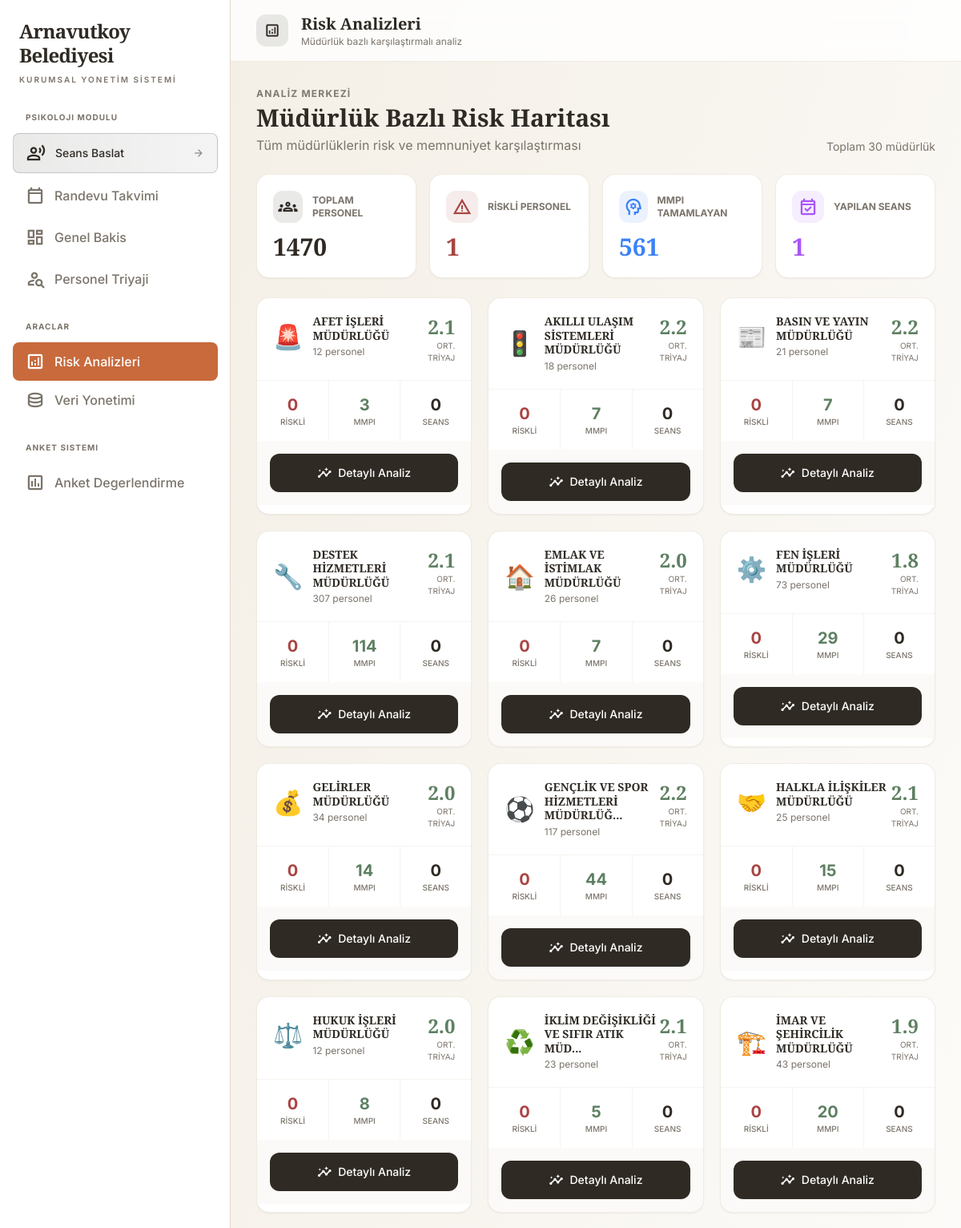
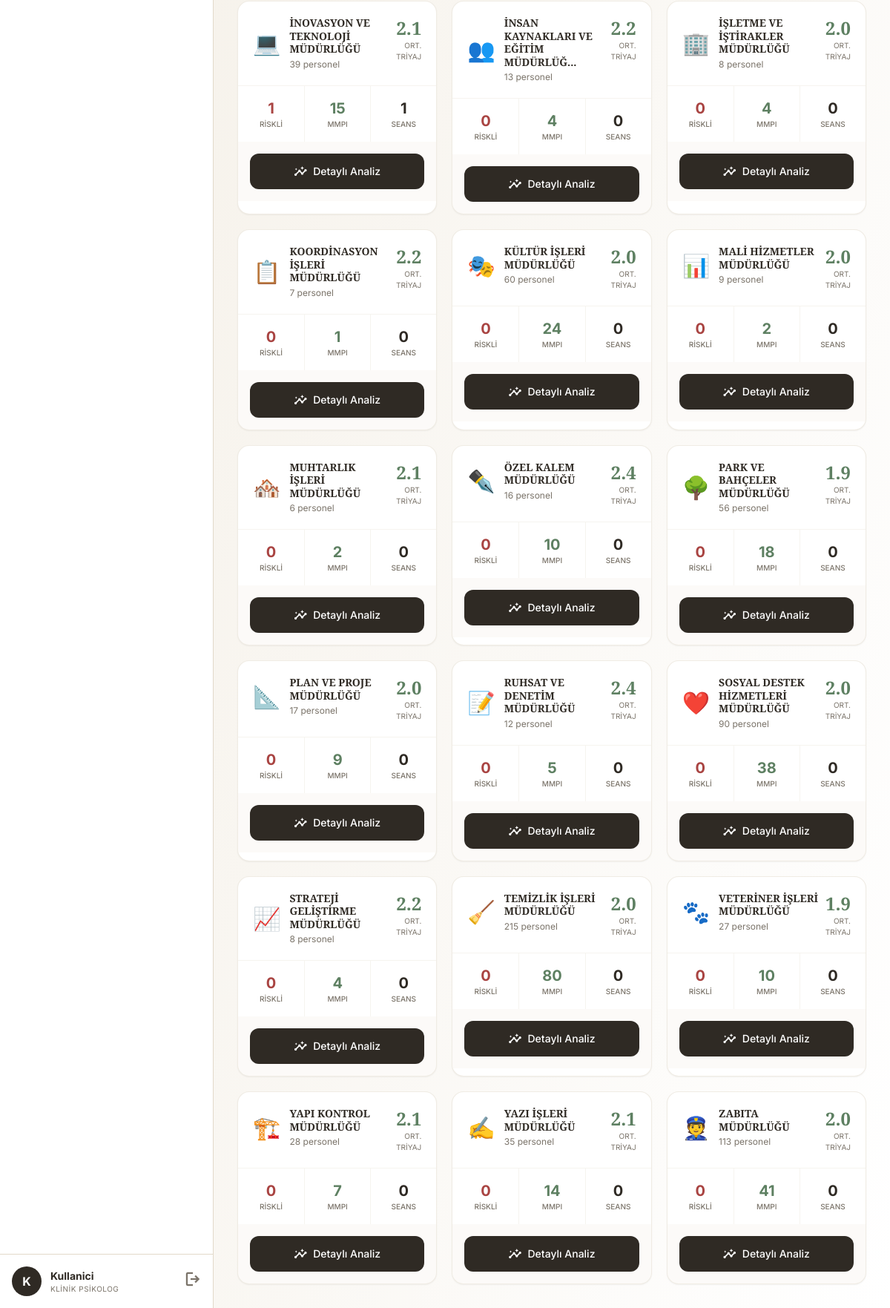
The page /psikoloji/analiz on the database its author committed (2 pictures, top to bottom).
### models.py (models this page shows, shortened)
class Mudurluk(db.Model):
    __tablename__ = 'mudurlukler'
    id = db.Column(db.Integer, primary_key=True)
    ad = db.Column(db.String(200), nullable=False, unique=True)
    emoji = db.Column(db.String(10), default='')
    genel_memnuniyet = db.Column(db.Float)
    is_stresi = db.Column(db.Float)
    jdr_talep_puani = db.Column(db.Float)
    jdr_kaynak_puani = db.Column(db.Float)
    anket_analiz_metni = db.Column(db.Text)
    created_at = db.Column(db.DateTime, default=datetime.utcnow)
    personeller = db.relationship('Personel', back_populates='mudurluk', lazy='dynamic')

### main.py (the view)
@app.route('/psikoloji/analiz')
@psikoloji_login_required
def psikoloji_analiz():
    from sqlalchemy import func
    mudurlukler_raw = db.session.query(
        Mudurluk.id, Mudurluk.ad, Mudurluk.emoji,
        func.count(Personel.id).label('personel_sayisi'),
        func.avg(Personel.triyaj_puani).label('ort_triyaj'),
        func.sum(db.case((Personel.risk_kategori.in_(['Kritik', 'Yuksek']), 1), else_=0)).label('riskli_sayi'),
        func.sum(db.case((Personel.mmpi_tarih.isnot(None), 1), else_=0)).label('mmpi_tamamlanan')
    ).select_from(Mudurluk).outerjoin(
        Personel, Personel.mudurluk_id == Mudurluk.id
    ).group_by(Mudurluk.id).all()
    seans_counts = db.session.query(
        Personel.mudurluk_id,
        func.count(Seans.id).label('seans_count')
    ).select_from(Personel).join(
        Seans, Seans.personel_id == Personel.id
    ).group_by(Personel.mudurluk_id).all()
    seans_dict = {s[0]: s[1] for s in seans_counts}
    mudurlukler = [{
        'id': m[0],
        'ad': m[1],
        'emoji': m[2] or '',
        'personel_sayisi': m[3] or 0,
        'ort_triyaj': m[4],
        'riskli_sayi': m[5] or 0,
        'mmpi_tamamlanan': m[6] or 0,
        'seans_yapilan': seans_dict.get(m[0], 0)
    } for m in mudurlukler_raw]
    return render_template('psikoloji/analiz.html', mudurlukler=mudurlukler)

### main.py (called while the page is built)
def psikoloji_login_required(f):
    @wraps(f)
    def decorated_function(*args, **kwargs):
        return f(*args, **kwargs)
    return decorated_function

### templates/psikoloji/analiz.html (shortened to what this page needs)
{% extends "base.html" %}
{% block body %}
<div class="flex h-screen overflow-hidden">
    {% include '_sidebar.html' %}
    <div class="flex-1 flex flex-col overflow-hidden bg-gradient-to-br from-cream/50 to-white">
        <header class="bg-white/80 backdrop-blur-md border-b border-accent/50 px-8 py-4 shrink-0 z-30">
            <div class="flex items-center gap-4">
                <div class="size-10 rounded-xl bg-primary/10 flex items-center justify-center">
                    <span class="material-symbols-outlined text-xl text-primary">analytics</span>
                </div>
                <div>
                    <h1 class="text-xl font-serif font-bold text-primary">Risk Analizleri</h1>
                    <p class="text-xs text-secondary">Müdürlük bazlı karşılaştırmalı analiz</p>
                </div>
            </div>
        </header>
        <div class="flex-1 overflow-y-auto">
            <div class="max-w-[1600px] mx-auto p-8 space-y-6">
                <div class="flex items-end justify-between">
                    <div>
                        <p class="text-xs font-bold text-primary/60 uppercase tracking-widest mb-1">Analiz Merkezi</p>
                        <h2 class="text-3xl font-serif font-bold text-primary">Müdürlük Bazlı Risk Haritası</h2>
                        <p class="text-secondary mt-1">Tüm müdürlüklerin risk ve memnuniyet karşılaştırması</p>
                    </div>
                    <div class="text-right">
                        <p class="text-sm text-secondary">Toplam {{ mudurlukler|length }} müdürlük</p>
                    </div>
                </div>
                <div class="grid grid-cols-4 gap-4">
                    {% set total_personel = mudurlukler|sum(attribute='personel_sayisi') %}
                    {% set total_riskli = mudurlukler|sum(attribute='riskli_sayi') %}
                    {% set total_mmpi = mudurlukler|sum(attribute='mmpi_tamamlanan') %}
                    {% set total_seans = mudurlukler|sum(attribute='seans_yapilan') %}
                    <div class="bg-white p-5 rounded-2xl border border-accent/50 shadow-sm">
                        <div class="flex items-center gap-3 mb-3">
                            <div class="size-10 rounded-xl bg-primary/10 flex items-center justify-center">
                                <span class="material-symbols-outlined text-primary">groups</span>
                            </div>
                            <span class="text-xs font-bold text-secondary uppercase">Toplam Personel</span>
                        </div>
                        <p class="text-3xl font-serif font-bold text-primary">{{ total_personel }}</p>
                    </div>
                    <div class="bg-white p-5 rounded-2xl border border-accent/50 shadow-sm">
                        <div class="flex items-center gap-3 mb-3">
                            <div class="size-10 rounded-xl bg-danger/10 flex items-center justify-center">
                                <span class="material-symbols-outlined text-danger">warning</span>
                            </div>
                            <span class="text-xs font-bold text-secondary uppercase">Riskli Personel</span>
                        </div>
                        <p class="text-3xl font-serif font-bold text-danger">{{ total_riskli }}</p>
                    </div>
                    <div class="bg-white p-5 rounded-2xl border border-accent/50 shadow-sm">
                        <div class="flex items-center gap-3 mb-3">
                            <div class="size-10 rounded-xl bg-blue-500/10 flex items-center justify-center">
                                <span class="material-symbols-outlined text-blue-500">psychology</span>
                            </div>
                            <span class="text-xs font-bold text-secondary uppercase">MMPI Tamamlayan</span>
                        </div>
                        <p class="text-3xl font-serif font-bold text-blue-500">{{ total_mmpi }}</p>
                    </div>
                    <div class="bg-white p-5 rounded-2xl border border-accent/50 shadow-sm">
                        <div class="flex items-center gap-3 mb-3">
                            <div class="size-10 rounded-xl bg-purple-500/10 flex items-center justify-center">
                                <span class="material-symbols-outlined text-purple-500">event_available</span>
                            </div>
                            <span class="text-xs font-bold text-secondary uppercase">Yapılan Seans</span>
                        </div>
                        <p class="text-3xl font-serif font-bold text-purple-500">{{ total_seans }}</p>
                    </div>
                </div>
                <div class="grid grid-cols-3 gap-5">
                    {% for m in mudurlukler %}
                    <div class="bg-white rounded-2xl border border-accent/50 shadow-sm overflow-hidden hover:shadow-lg transition-all group">
                        <div class="p-5 border-b border-accent/30">
                            <div class="flex items-start justify-between">
                                <div class="flex items-center gap-3">
                                    <span class="text-3xl">{{ m.emoji or '🏢' }}</span>
                                    <div>
                                        <h3 class="font-serif font-bold text-primary text-sm leading-tight">
                                            {{ m.ad[:35] }}{% if m.ad|length > 35 %}...{% endif %}
                                        </h3>
                                        <p class="text-xs text-secondary mt-1">{{ m.personel_sayisi }} personel</p>
                                    </div>
                                </div>
                                {% if m.ort_triyaj %}
                                <div class="text-right">
                                    <div class="text-2xl font-serif font-bold
                                        {% if m.ort_triyaj >= 3.5 %}text-danger
                                        {% elif m.ort_triyaj >= 2.5 %}text-warning
                                        {% else %}text-success{% endif %}">
                                        {{ m.ort_triyaj | round(1) }}
                                    </div>
                                    <p class="text-[10px] text-secondary uppercase">Ort. Triyaj</p>
                                </div>
                                {% endif %}
                            </div>
                        </div>
                        <div class="grid grid-cols-3 divide-x divide-accent/30">
                            <div class="p-4 text-center">
                                <p class="text-xl font-bold text-danger">{{ m.riskli_sayi }}</p>
                                <p class="text-[10px] text-secondary uppercase font-medium">Riskli</p>
                            </div>
                            <div class="p-4 text-center">
                                <p class="text-xl font-bold text-success">{{ m.mmpi_tamamlanan }}</p>
                                <p class="text-[10px] text-secondary uppercase font-medium">MMPI</p>
                            </div>
                            <div class="p-4 text-center">
                                <p class="text-xl font-bold text-primary">{{ m.seans_yapilan }}</p>
                                <p class="text-[10px] text-secondary uppercase font-medium">Seans</p>
                            </div>
                        </div>
                        <div class="p-4 bg-cream/30">
                            <a href="{{ url_for('psikoloji_mudurluk_analiz', mudurluk_id=m.id) }}"
                                class="flex items-center justify-center gap-2 w-full py-2.5 bg-primary text-white rounded-xl font-medium text-sm hover:bg-primary/90 transition-colors">
                                <span class="material-symbols-outlined text-lg">insights</span>
                                Detaylı Analiz
                            </a>
                        </div>
                    </div>
                    {% endfor %}
                </div>
            </div>
        </div>
    </div>
</div>
{% endblock %}

### templates/base.html (style rules this page uses)
.material-symbols-outlined { font-variation-settings: 'FILL' 0, 'wght' 500, 'GRAD' 0, 'opsz' 24; }

### rows shown on the page
Mudurluk: emoji "🚨", ad "AFET İŞLERİ MÜDÜRLÜĞÜ", personel_sayisi "12", ort_triyaj "2.1", riskli_sayi "0", mmpi_tamamlanan "3", seans_yapilan "0"
Mudurluk: emoji "🚦", ad "AKILLI ULAŞIM SİSTEMLERİ MÜDÜRLÜĞÜ", personel_sayisi "18", ort_triyaj "2.2", riskli_sayi "0", mmpi_tamamlanan "7", seans_yapilan "0"
Mudurluk: emoji "📰", ad "BASIN VE YAYIN MÜDÜRLÜĞÜ", personel_sayisi "21", ort_triyaj "2.2", riskli_sayi "0", mmpi_tamamlanan "7", seans_yapilan "0"
Mudurluk: emoji "🔧", ad "DESTEK HİZMETLERİ MÜDÜRLÜĞÜ", personel_sayisi "307", ort_triyaj "2.1", riskli_sayi "0", mmpi_tamamlanan "114", seans_yapilan "0"
Mudurluk: emoji "🏠", ad "EMLAK VE İSTİMLAK MÜDÜRLÜĞÜ", personel_sayisi "26", ort_triyaj "2.0", riskli_sayi "0", mmpi_tamamlanan "7", seans_yapilan "0"
Mudurluk: emoji "⚙️", ad "FEN İŞLERİ MÜDÜRLÜĞÜ", personel_sayisi "73", ort_triyaj "1.8", riskli_sayi "0", mmpi_tamamlanan "29", seans_yapilan "0"
Mudurluk: emoji "💰", ad "GELİRLER MÜDÜRLÜĞÜ", personel_sayisi "34", ort_triyaj "2.0", riskli_sayi "0", mmpi_tamamlanan "14", seans_yapilan "0"
Mudurluk: emoji "⚽", ad "GENÇLİK VE SPOR HİZMETLERİ MÜDÜRLÜĞ", personel_sayisi "117", ort_triyaj "2.2", riskli_sayi "0", mmpi_tamamlanan "44", seans_yapilan "0"
Mudurluk: emoji "🤝", ad "HALKLA İLİŞKİLER MÜDÜRLÜĞÜ", personel_sayisi "25", ort_triyaj "2.1", riskli_sayi "0", mmpi_tamamlanan "15", seans_yapilan "0"
Mudurluk: emoji "⚖️", ad "HUKUK İŞLERİ MÜDÜRLÜĞÜ", personel_sayisi "12", ort_triyaj "2.0", riskli_sayi "0", mmpi_tamamlanan "8", seans_yapilan "0"
Mudurluk: emoji "♻️", ad "İKLİM DEĞİŞİKLİĞİ VE SIFIR ATIK MÜD", personel_sayisi "23", ort_triyaj "2.1", riskli_sayi "0", mmpi_tamamlanan "5", seans_yapilan "0"
Mudurluk: emoji "🏗️", ad "İMAR VE ŞEHİRCİLİK MÜDÜRLÜĞÜ", personel_sayisi "43", ort_triyaj "1.9", riskli_sayi "0", mmpi_tamamlanan "20", seans_yapilan "0"
Mudurluk: emoji "💻", ad "İNOVASYON VE TEKNOLOJİ MÜDÜRLÜĞÜ", personel_sayisi "39", ort_triyaj "2.1", riskli_sayi "1", mmpi_tamamlanan "15", seans_yapilan "1"
Mudurluk: emoji "👥", ad "İNSAN KAYNAKLARI VE EĞİTİM MÜDÜRLÜĞ", personel_sayisi "13", ort_triyaj "2.2", riskli_sayi "0", mmpi_tamamlanan "4", seans_yapilan "0"
Mudurluk: emoji "🏢", ad "İŞLETME VE İŞTİRAKLER MÜDÜRLÜĞÜ", personel_sayisi "8", ort_triyaj "2.0", riskli_sayi "0", mmpi_tamamlanan "4", seans_yapilan "0"
Mudurluk: emoji "📋", ad "KOORDİNASYON İŞLERİ MÜDÜRLÜĞÜ", personel_sayisi "7", ort_triyaj "2.2", riskli_sayi "0", mmpi_tamamlanan "1", seans_yapilan "0"
Mudurluk: emoji "🎭", ad "KÜLTÜR İŞLERİ MÜDÜRLÜĞÜ", personel_sayisi "60", ort_triyaj "2.0", riskli_sayi "0", mmpi_tamamlanan "24", seans_yapilan "0"
Mudurluk: emoji "📊", ad "MALİ HİZMETLER MÜDÜRLÜĞÜ", personel_sayisi "9", ort_triyaj "2.0", riskli_sayi "0", mmpi_tamamlanan "2", seans_yapilan "0"
Mudurluk: emoji "🏘️", ad "MUHTARLIK İŞLERİ MÜDÜRLÜĞÜ", personel_sayisi "6", ort_triyaj "2.1", riskli_sayi "0", mmpi_tamamlanan "2", seans_yapilan "0"
Mudurluk: emoji "✒️", ad "ÖZEL KALEM MÜDÜRLÜĞÜ", personel_sayisi "16", ort_triyaj "2.4", riskli_sayi "0", mmpi_tamamlanan "10", seans_yapilan "0"
Mudurluk: emoji "🌳", ad "PARK VE BAHÇELER MÜDÜRLÜĞÜ", personel_sayisi "56", ort_triyaj "1.9", riskli_sayi "0", mmpi_tamamlanan "18", seans_yapilan "0"
Mudurluk: emoji "📐", ad "PLAN VE PROJE MÜDÜRLÜĞÜ", personel_sayisi "17", ort_triyaj "2.0", riskli_sayi "0", mmpi_tamamlanan "9", seans_yapilan "0"
Mudurluk: emoji "📝", ad "RUHSAT VE DENETİM MÜDÜRLÜĞÜ", personel_sayisi "12", ort_triyaj "2.4", riskli_sayi "0", mmpi_tamamlanan "5", seans_yapilan "0"
Mudurluk: emoji "❤️", ad "SOSYAL DESTEK HİZMETLERİ MÜDÜRLÜĞÜ", personel_sayisi "90", ort_triyaj "2.0", riskli_sayi "0", mmpi_tamamlanan "38", seans_yapilan "0"
Mudurluk: emoji "📈", ad "STRATEJİ GELİŞTİRME MÜDÜRLÜĞÜ", personel_sayisi "8", ort_triyaj "2.2", riskli_sayi "0", mmpi_tamamlanan "4", seans_yapilan "0"
Mudurluk: emoji "🧹", ad "TEMİZLİK İŞLERİ MÜDÜRLÜĞÜ", personel_sayisi "215", ort_triyaj "2.0", riskli_sayi "0", mmpi_tamamlanan "80", seans_yapilan "0"
Mudurluk: emoji "🐾", ad "VETERİNER İŞLERİ MÜDÜRLÜĞÜ", personel_sayisi "27", ort_triyaj "1.9", riskli_sayi "0", mmpi_tamamlanan "10", seans_yapilan "0"
Mudurluk: emoji "🏗️", ad "YAPI KONTROL MÜDÜRLÜĞÜ", personel_sayisi "28", ort_triyaj "2.1", riskli_sayi "0", mmpi_tamamlanan "7", seans_yapilan "0"
Mudurluk: emoji "✍️", ad "YAZI İŞLERİ MÜDÜRLÜĞÜ", personel_sayisi "35", ort_triyaj "2.1", riskli_sayi "0", mmpi_tamamlanan "14", seans_yapilan "0"
Mudurluk: emoji "👮", ad "ZABITA MÜDÜRLÜĞÜ", personel_sayisi "113", ort_triyaj "2.0", riskli_sayi "0", mmpi_tamamlanan "41", seans_yapilan "0"

### other values the page prints
{{ session.get('user_name', 'K')[0] }} "K"
{{ session.get('user_name', 'Kullanici') }} "Kullanici"
{{ mudurlukler|length }} "30"
{{ total_personel }} "1470"
{{ total_riskli }} "1"
{{ total_mmpi }} "561"
{{ total_seans }} "1"
